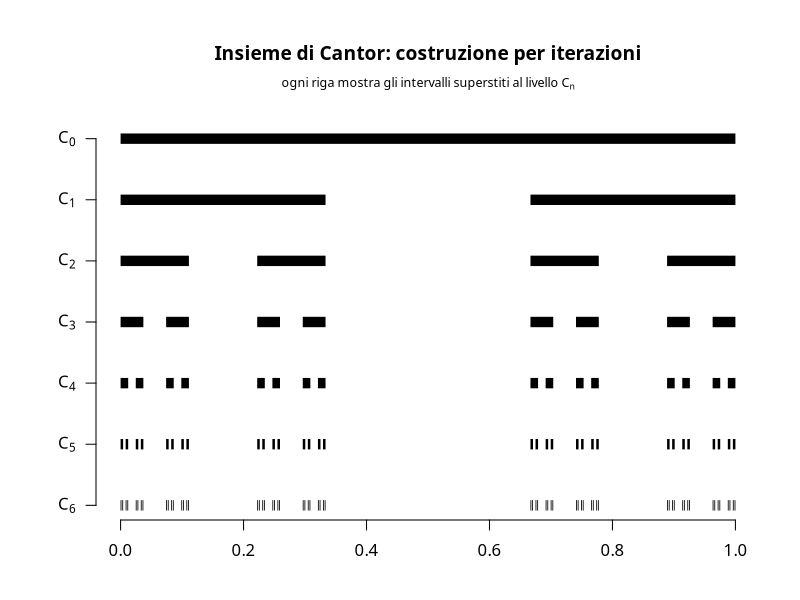

R code for this plot:
# Genera img/misura_cantor.png: le prime iterazioni della costruzione
# dell'insieme di Cantor (teoria_misura.md, §6), una riga per livello.

cantor_intervalli <- function(n) {
    intervalli <- matrix(c(0, 1), ncol = 2)
    for (k in seq_len(n)) {
        nuovi <- matrix(nrow = 0, ncol = 2)
        for (i in seq_len(nrow(intervalli))) {
            a <- intervalli[i, 1]
            b <- intervalli[i, 2]
            terzo <- (b - a) / 3
            nuovi <- rbind(nuovi, c(a, a + terzo), c(b - terzo, b))
        }
        intervalli <- nuovi
    }
    intervalli
}

n_livelli <- 6

# Spectral è il font usato dalla pagina GitHub (geoteo.net/static/style.css);
# richiede il device Cairo per essere referenziato per nome famiglia.
png("img/misura_cantor.png", width = 1800, height = 850, res = 150, type = "cairo")
par(mar = c(4, 4.8, 6.2, 2), family = "Spectral")
plot(NA,
    xlim = c(0, 1), ylim = c(n_livelli, 0),
    xlab = "", ylab = "", yaxt = "n", xaxt = "n", bty = "n"
)
mtext("Insieme di Cantor: costruzione per iterazioni", side = 3, line = 3.0, cex = 1.15, font = 2)
mtext(bquote("ogni riga mostra gli intervalli superstiti al livello" ~ C[n]), side = 3, line = 1.5, cex = 0.75)
axis(1, at = seq(0, 1, 0.2))
etichette <- do.call(expression, lapply(0:n_livelli, function(i) bquote(C[.(i)])))
axis(2, at = 0:n_livelli, labels = etichette, las = 1)

for (livello in 0:n_livelli) {
    ins <- cantor_intervalli(livello)
    segments(ins[, 1], livello, ins[, 2], livello, lwd = 10, lend = 1, col = "black")
}

dev.off()
